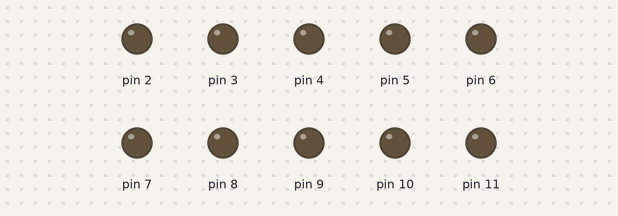
The sketch below on a simulated Arduino Uno, built with avr-gcc and run on an emulated ATmega328P. Shown: output pins drawn as LEDs (lit = HIGH).

Above: at 0.13 s.
At 0.53 s:
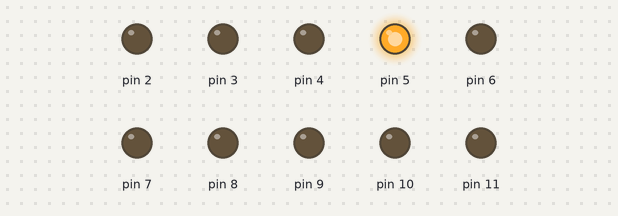
At 0.91 s:
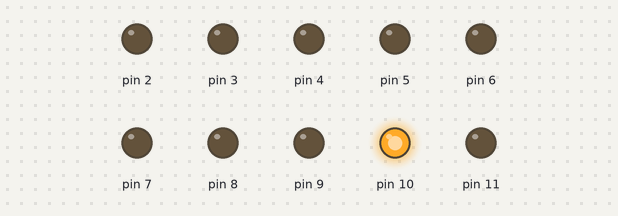
At 2.11 s:
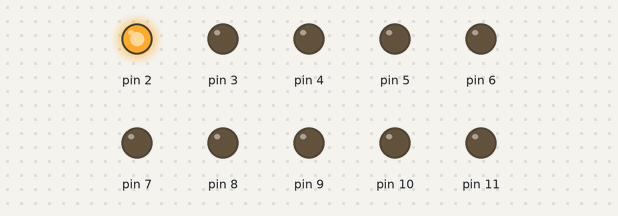
At 3.2 s:
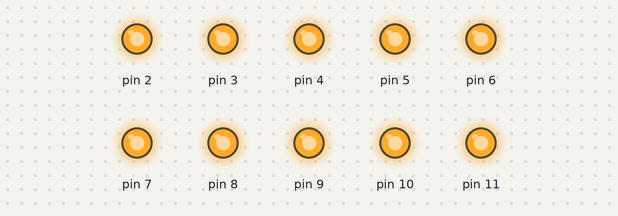
At 5.18 s:
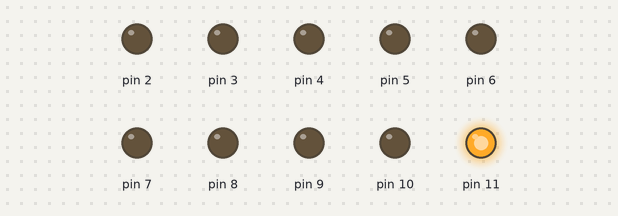
Timing chart, 0 to 5.5 s (numbered marks = the images above):
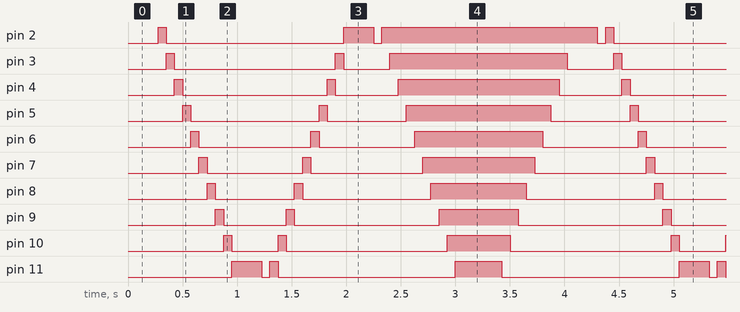

Measured:
- by itself, pin 2: repeats every 4.1 s: LOW 1.6 s, HIGH 0.28 s, LOW 0.08 s, HIGH 2.0 s, LOW 0.08 s, HIGH 0.08 s
- by itself, pin 3: repeats every 4.1 s: LOW 1.5 s, HIGH 0.08 s, LOW 0.43 s, HIGH 1.6 s, LOW 0.43 s, HIGH 0.08 s
- by itself, pin 4: repeats every 4.1 s: LOW 1.3 s, HIGH 0.08 s, LOW 0.58 s, HIGH 1.5 s, LOW 0.58 s, HIGH 0.08 s
- by itself, pin 5: repeats every 4.1 s: LOW 1.2 s, HIGH 0.08 s, LOW 0.73 s, HIGH 1.3 s, LOW 0.73 s, HIGH 0.08 s
- by itself, pin 6: repeats every 4.1 s: LOW 1.0 s, HIGH 0.08 s, LOW 0.88 s, HIGH 1.2 s, LOW 0.88 s, HIGH 0.08 s
- by itself, pin 7: repeats every 4.1 s: LOW 0.88 s, HIGH 0.08 s, LOW 1.0 s, HIGH 1.0 s, LOW 1.0 s, HIGH 0.08 s
- by itself, pin 8: repeats every 4.1 s: LOW 0.73 s, HIGH 0.08 s, LOW 1.2 s, HIGH 0.88 s, LOW 1.2 s, HIGH 0.08 s
- by itself, pin 9: repeats every 4.1 s: LOW 0.58 s, HIGH 0.08 s, LOW 1.3 s, HIGH 0.73 s, LOW 1.3 s, HIGH 0.08 s

The sketch:

batt-display-animation.ino
```cpp
/* To drive a bargraph LED display. All anodes are connected to digital inputs 2..11
 *  each with a 2k resistor to common ground.
 */


// the setup function runs once when you press reset or power the board
void setup() {
  // initialize digital pin LED_BUILTIN as an output.
  for(int i=2; i<12; i++)
    pinMode(i, OUTPUT);
}

void dot(int x){
  static int last=0;

  if(last!=0)
    digitalWrite(last, LOW);    // turn the LED off by making the voltage LOW
  digitalWrite(x+2, HIGH);   // turn the LED on (HIGH is the voltage level)
  last = x+2;

}


void bar(int x){
  static int last=0;

  if (x<last)
    digitalWrite(last+2, LOW);    // turn the LED off by making the voltage LOW
  digitalWrite(x+2, HIGH);   // turn the LED on (HIGH is the voltage level)
  last = x;

}


// the loop function runs over and over again forever
void loop() {
  static int counter=0;
  static int up=false;
  static int iteration=0;

  if(up){
    counter = counter + 1;
    if(counter==10){
      up = false;
      delay(200);
    }
  }else{
    counter = counter - 1;
    if(counter==-1){
      up = true;
      ++iteration;
      delay(200);
    }
  }

  if(iteration%2)
    dot(counter);
  else
    bar(counter);

  delay(75);
}
```
